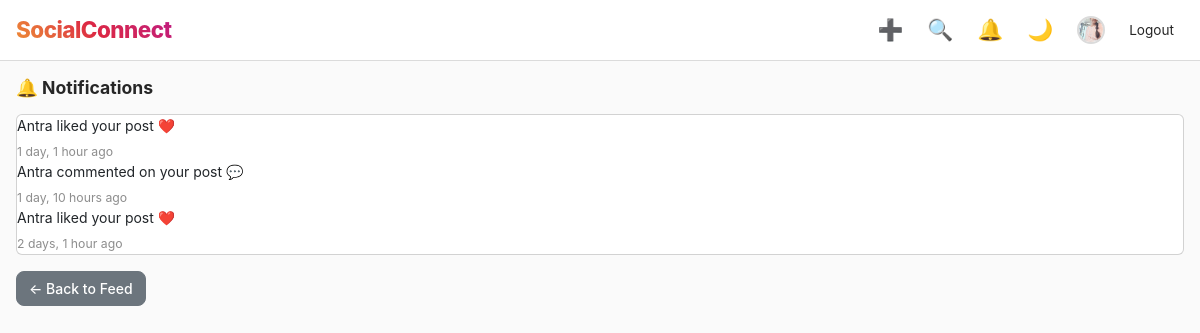
The page /notifications/ (signed in) on the database its author committed.
### profiles/models.py (models this page shows, shortened)
class Profile(models.Model):
    user = models.OneToOneField(
        User,
        on_delete=models.CASCADE
    )
    bio = models.TextField(blank=True)
    profile_picture = models.ImageField(
        upload_to='profile_pics/',
        blank=True,
        null=True
    )
    followers = models.ManyToManyField(
        User,
        related_name='following',
        blank=True
    )

### posts/models.py (models this page shows, shortened)
class Notification(models.Model):
    user = models.ForeignKey(
        User,
        on_delete=models.CASCADE,
        related_name="notifications"
    )
    message = models.CharField(max_length=255)
    is_read = models.BooleanField(default=False)
    created_at = models.DateTimeField(auto_now_add=True)

### posts/views.py (the view)
# urls.py: path("notifications/", views.notifications, name="notifications"),
def notifications(request):
    if not request.user.is_authenticated:
        return redirect("accounts:login")
    notifs = request.user.notifications.order_by("-created_at")
    notifs.update(is_read=True)
    return render(request, "posts/notifications.html", {"notifications": notifs})

### posts/context_processors.py (called while the page is built)
def notification_count(request):
    if request.user.is_authenticated:
        return {
            "notification_count": request.user.notifications.filter(
                is_read=False
            ).count()
        }
    return {"notification_count": 0}

### posts/templates/posts/notifications.html (shortened to what this page needs)
{% extends "base.html" %}
{% block content %}
<h2 class="page-title">🔔 Notifications</h2>
<div class="card">
    <div class="card-body p-0">
        {% for notification in notifications %}
        <div class="notification-item {% if not notification.is_read %}unread{% endif %}">
            <p class="mb-1">{{ notification.message }}</p>
            <small class="text-muted">{{ notification.created_at|timesince }} ago</small>
        </div>
        {% empty %}
        <div class="p-4 text-center text-muted">No notifications yet.</div>
        {% endfor %}
    </div>
</div>
<a href="{% url 'posts:home' %}" class="btn btn-secondary mt-3">← Back to Feed</a>
{% endblock %}

### socialmedia/templates/base.html (shortened to what this page needs)
{% load static %}
<!DOCTYPE html>
<html lang="en">
<head>
    <link href="https://cdn.jsdelivr.net/npm/bootstrap@5.3.7/dist/css/bootstrap.min.css" rel="stylesheet">
    <link rel="stylesheet" href="{% static 'css/style.css' %}">
</head>
<body>
<nav class="navbar navbar-custom px-3 py-2">
    <a class="navbar-brand" href="{% url 'posts:home' %}">SocialConnect</a>
    <div class="d-flex align-items-center gap-1">
        {% if user.is_authenticated %}
            <a href="{% url 'posts:create_post' %}" class="nav-icon-btn" title="New Post">➕</a>
            <a href="{% url 'profiles:search_users' %}" class="nav-icon-btn" title="Search">🔍</a>
            <a href="{% url 'posts:notifications' %}" class="nav-icon-btn" title="Notifications" style="position:relative;">
                🔔
            </a>
            <button class="nav-icon-btn" onclick="toggleDarkMode()" title="Toggle Dark Mode">🌙</button>
            <a href="{% url 'profiles:profile' user.username %}" class="nav-icon-btn d-flex align-items-center gap-1" title="Profile">
                {% if user.profile.profile_picture %}
                <img src="{{ user.profile.profile_picture.url }}" class="nav-avatar" alt="">
                {% else %}
                <span class="nav-avatar-placeholder">{{ user.username|first|upper }}</span>
                {% endif %}
            </a>
            <a href="{% url 'accounts:logout' %}" class="nav-icon-btn" style="font-size:0.85rem;">Logout</a>
        {% endif %}
    </div>
</nav>
<div class="container-fluid px-3 mt-3 mb-5">
    {% block content %}{% endblock %}
</div>
</body>
</html>

### socialmedia/static/css/style.css (style rules this page uses)
:root { --primary: #405de6; --gradient: linear-gradient(45deg, #f09433, #e6683c, #dc2743, #cc2366, #bc1888); --bg: #fafafa; --card-bg: #ffffff; --text: #262626; --text-muted: #8e8e8e; --border: #dbdbdb; --shadow: 0 1px 2px rgba(0,0,0,0.08); --radius: 12px; }
* { box-sizing: border-box; margin: 0; padding: 0; }
body { background: var(--bg); color: var(--text); font-family: -apple-system, BlinkMacSystemFont, "Segoe UI", Roboto, sans-serif; font-size: 14px; transition: background 0.3s, color 0.3s; min-height: 100vh; }
.navbar-custom { background: var(--card-bg) !important; border-bottom: 1px solid var(--border); position: sticky; top: 0; z-index: 100; display: flex; align-items: center; justify-content: space-between; padding: 10px 20px; }
.navbar-brand { font-weight: 800; font-size: 1.4rem; background: var(--gradient); -webkit-background-clip: text; -webkit-text-fill-color: transparent; background-clip: text; letter-spacing: -0.5px; text-decoration: none; }
.nav-icon-btn { background: none; border: none; font-size: 1.3rem; cursor: pointer; padding: 6px 10px; border-radius: 8px; color: var(--text); text-decoration: none; position: relative; transition: background 0.2s; display: inline-flex; align-items: center; }
.nav-avatar { width: 28px; height: 28px; border-radius: 50%; object-fit: cover; border: 2px solid var(--border); }
.btn { border-radius: 8px; font-size: 14px; font-weight: 500; }
.page-title { font-size: 1.1rem; font-weight: 700; margin-bottom: 16px; color: var(--text); }
.text-muted { color: var(--text-muted) !important; }

### rows shown on the page
Notification: message "Antra liked your post ❤️", created_at "1 day, 1 hour"
Notification: message "Antra commented on your post 💬", created_at "1 day, 10 hours"
Notification: message "Antra liked your post ❤️", created_at "2 days, 1 hour"
